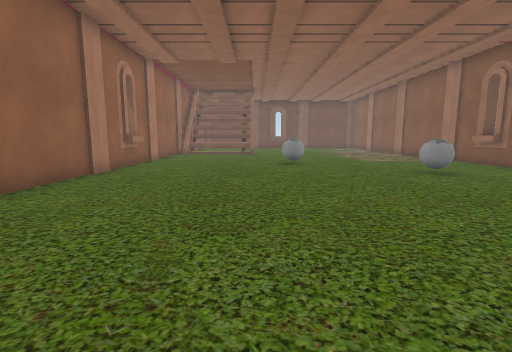
View 1 (above)

13 first-person views from a walk through a 3-D level made in the Unity game engine. The camera is 1.2 m above the floor, tilts 8° down and sees 85° across. The floor is counted in squares, 1 m on a side. Each view is taken from the middle of a square. On the plan, view 1 faces up. The plan holds only what a view shows up to about 13 squares ahead; the rest is blank. The place goes on beyond the plan. The player character is not drawn. Some surface patterns are stand-ins.

View 2
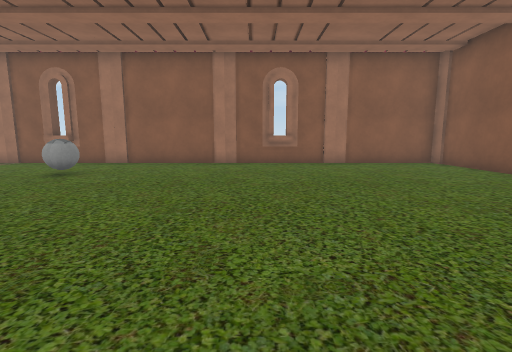

View 3
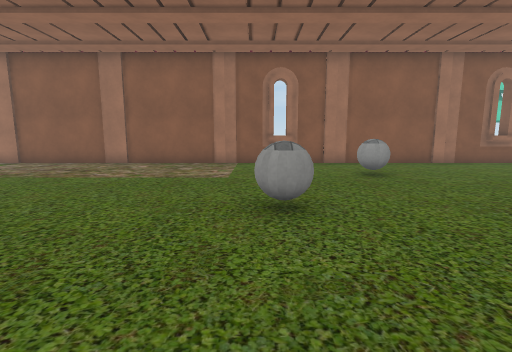

View 4
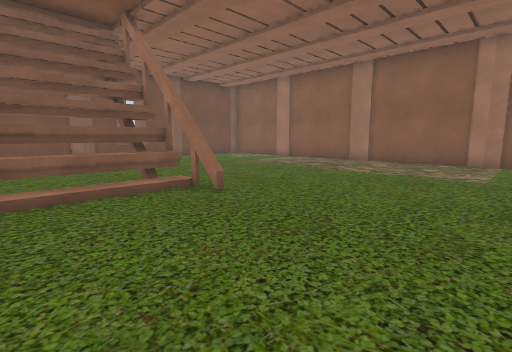

View 5
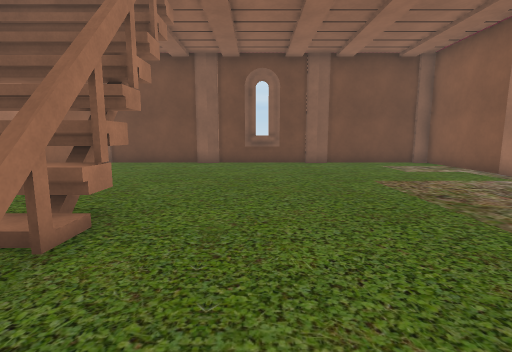

View 6
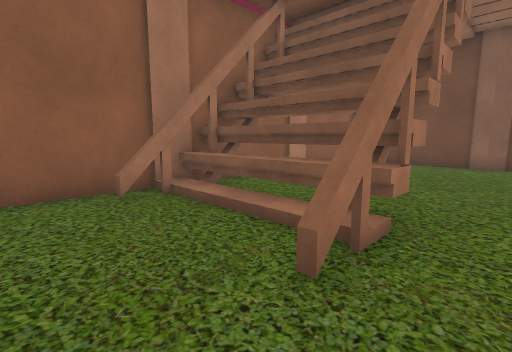

View 7
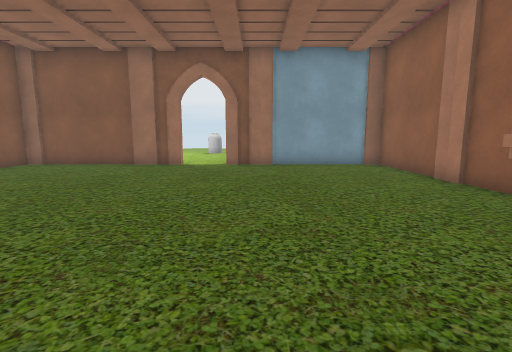

View 8
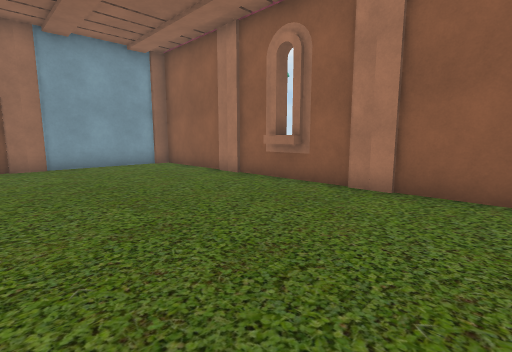

View 9
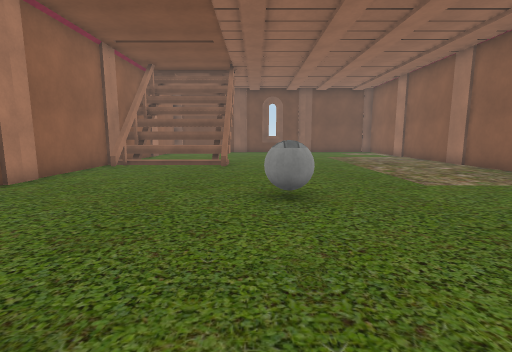

View 10
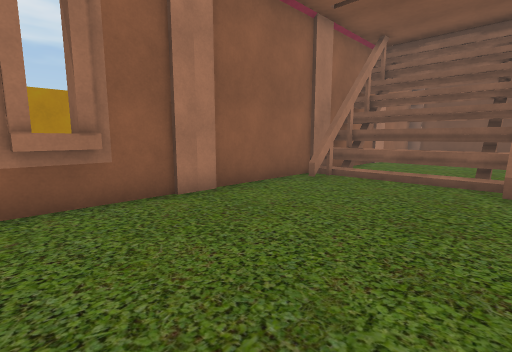

View 11
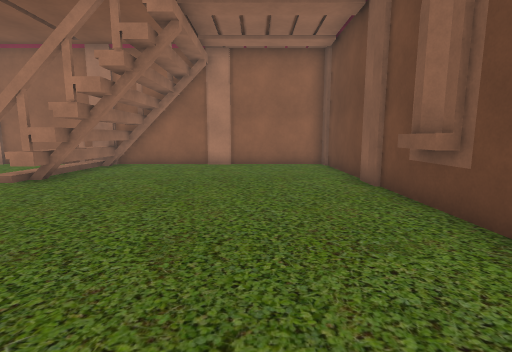

View 12
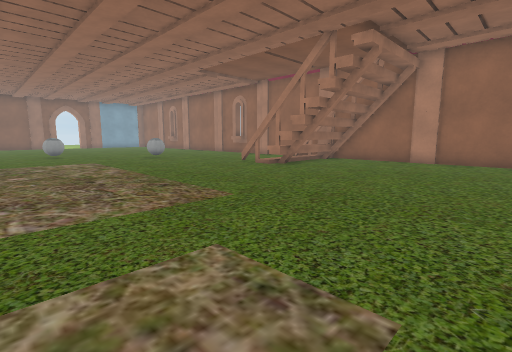

View 13
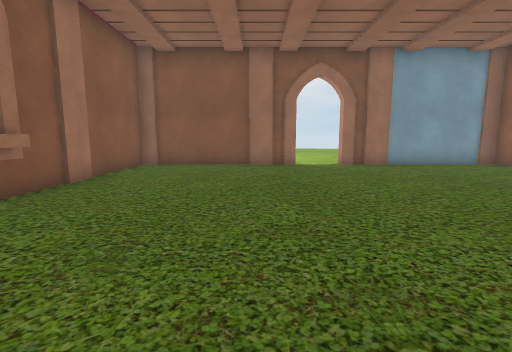

### Floor plan
Key: @ floor where view 1 was taken; # wall or solid block; x gap in a wall; . floor; / step, stairs or slope; = window, fence, low wall or low ledge; ^ raised ledge; B ball; T thing the floor can be seen under or through.
Columns run from 12 left of view 1 to 10 right of it. Each row starts with its distance up from view 1.
 29        #######^########
 28        #..............#
 27        #..............#
 26        #..............#
 25        #..............#
 24        #..............#
 23        #..............#
 22        #..............#
 21        #TTTTT.........#
 20        ^^^^^T.........#
 19        #////x.........#
 18        #....=.........#
 17        #..............#
 16        #..............#
 15        #..............#
 14 #      #..............#
 13 #      #......B.......#
 12 #     ^^..............#
 11        #..............#
 10        #..............#
  9        #..........B...#
  8        #..............#
  7        #..............#
  6        #..............#
  5        #..............#
  4        #..............#
  3        #..............#
  2       ^^..............#
  1        #..............#
  0        #....@.........#
 -1        #..............#
 -2        #..............#
 -3        #..............#
 -4        #..............#
 -5        #######..#######
 -6               ..

Where each view was taken, in squares from view 1:
view 1: 0 up, 0 right, facing up
view 2: 3 up, 3 left, facing right
view 3: 13 up, 3 left, facing right
view 4: 13 up, 4 left, facing up-right
view 5: 16 up, 2 right, facing up
view 6: 16 up, 1 right, facing up-left
view 7: 7 up, 0 right, facing down
view 8: 7 up, 1 right, facing down-left
view 9: 7 up, 1 right, facing up
view 10: 11 up, 0 right, facing up-left
view 11: 26 up, 7 right, facing left
view 12: 28 up, 9 right, facing down-left
view 13: 7 up, 5 right, facing down
